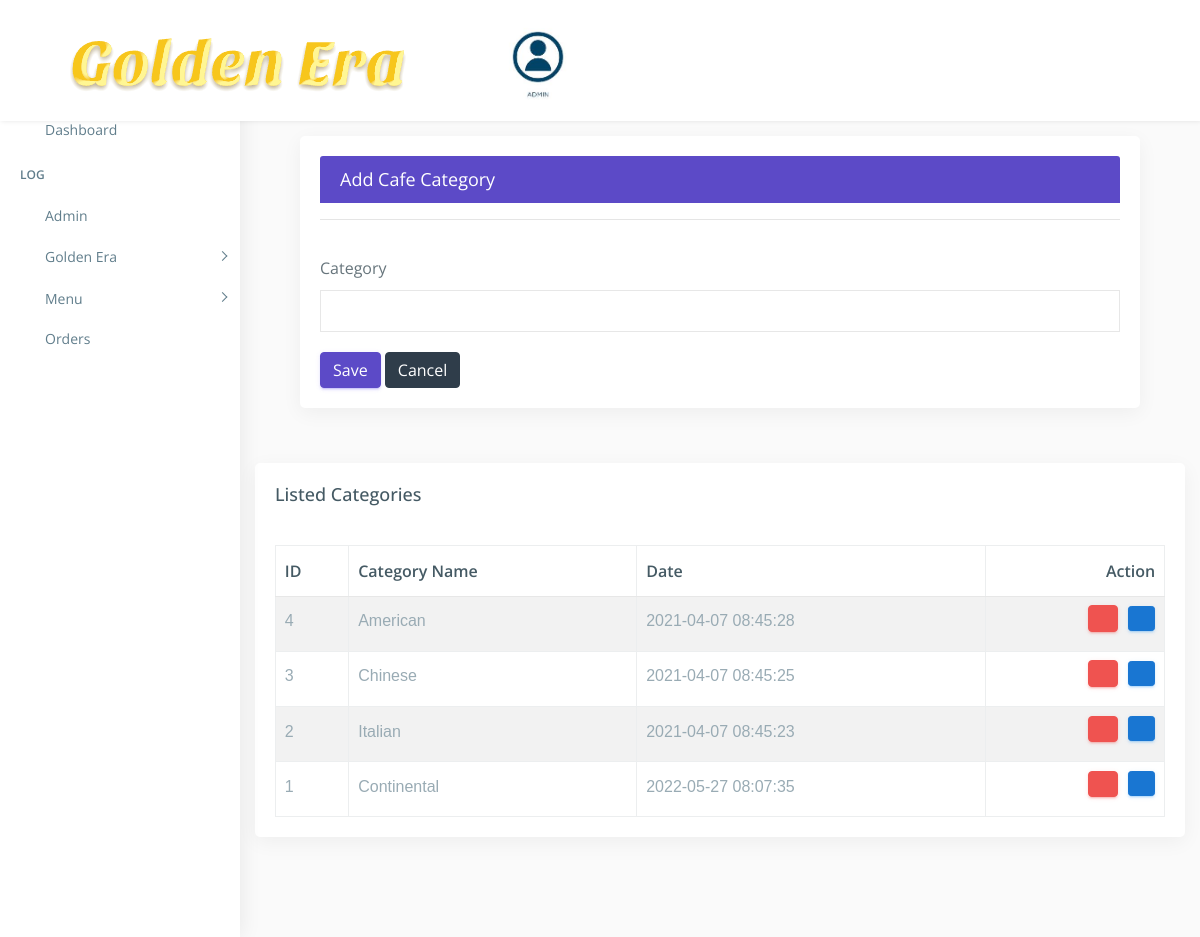
Page /admin/add_category.php on the committed database.
### tables this page shows
CREATE TABLE `res_category` (
  `c_id` int(222) NOT NULL,
  `c_name` varchar(222) NOT NULL,
  `date` timestamp NOT NULL DEFAULT CURRENT_TIMESTAMP ON UPDATE CURRENT_TIMESTAMP
);

### admin/add_category.php (the view, shortened to what this page needs)
<!DOCTYPE html>
<html lang="en">
<?php
include("../connection/connect.php");
?>
<head>
    <link href="css/lib/bootstrap/bootstrap.min.css" rel="stylesheet">
    <link href="css/helper.css" rel="stylesheet">
    <link href="css/style.css" rel="stylesheet">
</head>
<body class="fix-header">
    <div id="main-wrapper">
        <div class="header">
            <nav class="navbar top-navbar navbar-expand-md navbar-light">
                <div class="navbar-header">
                    <a class="navbar-brand" href="dashboard.php">
                        <span><img src="images/gelogo2.png" alt="homepage" class="dark-logo" /></span>
                    </a>
                </div>
                <div class="navbar-collapse">
                    <ul class="navbar-nav my-lg-0">
                        <li class="nav-item dropdown">
                            <a class="nav-link dropdown-toggle text-muted" href="#" data-toggle="dropdown" aria-haspopup="true" aria-expanded="false">
                                <img src="images/admin.jpeg" alt="admin" class="profile-pic" style="height:100px; width:auto; border-radius:50%;" />
                            </a>
                        </li>
                    </ul>
                </div>
            </nav>
        </div>
    </div>
        <div class="left-sidebar">
            <div class="scroll-sidebar">
                <nav class="sidebar-nav">
                   <ul id="sidebarnav">
                        <li class="nav-label">Home</li>
                        <li> <a href=".php"><i class="fa fa-tachometer"></i><span>Dashboard</span></a></li>
                        <li class="nav-label">Log</li>
                        <li> <a href="all_admin.php">  <span><i class="fa fa-user f-s-20 "></i></span><span>Admin</span></a></li>
                        <li> <a class="has-arrow  " href="#" aria-expanded="false"><i class="fa fa-archive f-s-20 color-warning"></i><span class="hide-menu">Golden Era</span></a>
                        </li>
                     <li> <a class="has-arrow  " href="#" aria-expanded="false"><i class="fa fa-cutlery" aria-hidden="true"></i><span class="hide-menu">Menu</span></a>
                        </li>
						 <li> <a href="all_orders.php"><i class="fa fa-shopping-cart" aria-hidden="true"></i><span>Orders</span></a></li>
                    </ul>
                </nav>
            </div>
        </div>
        <div class="page-wrapper">
            <div class="container-fluid">
					  <div class="row">
					 <div class="container-fluid">
                            <div class="col-lg-12">
                        <div class="card card-outline-primary">
                            <div class="card-header">
                                <h4 class="m-b-0 text-white">Add Cafe Category</h4>
                            </div>
                                <form action='' method='post' >
                                    <div class="form-body">
                                        <hr>
                                        <div class="row p-t-20">
                                            <div class="col-md-12">
                                                <div class="form-group">
                                                    <label class="control-label">Category</label>
                                                    <input type="text" name="c_name" class="form-control" >
                                                   </div>
                                            </div>
                                    </div>
                                    <div class="form-actions">
                                        <input type="submit" name="submit" class="btn btn-primary" value="Save">
                                        <a href="add_category.php" class="btn btn-inverse">Cancel</a>
                                    </div>
                                </form>
                            </div>
                        </div>
                    </div>
                </div>
					   <div class="col-12">
                        <div class="card">
                            <div class="card-body">
                                <h4 class="card-title">Listed Categories</h4>
                                <div class="table-responsive m-t-40">
                                    <table id="myTable" class="table table-bordered table-hover table-striped">
                                        <thead class="thead-dark">
                                            <tr>
                                                <th>ID</th>
                                                <th>Category Name</th>
                                                <th>Date</th>
												  <th>Action</th>
                                            </tr>
                                        </thead>
                                        <tbody>
											<?php
												$sql="SELECT * FROM res_category order by c_id desc";
												$query=mysqli_query($db,$sql);
													if(!mysqli_num_rows($query) > 0 )
														{
															echo '<td colspan="7"><center>No Categories-Data!</center></td>';
														}
													else
														{
																	while($rows=mysqli_fetch_array($query))
																		{
																					echo ' <tr><td>'.$rows['c_id'].'</td>
																								<td>'.$rows['c_name'].'</td>
																								<td>'.$rows['date'].'</td>
																									 <td><a href="delete_category.php?cat_del='.$rows['c_id'].'" class="btn btn-danger btn-flat btn-addon btn-xs m-b-10"><i class="fa fa-trash-o" style="font-size:16px"></i></a>
																									 <a href="update_category.php?cat_upd='.$rows['c_id'].'" " class="btn btn-info btn-flat btn-addon btn-sm m-b-10 m-l-5"><i class="fa fa-edit"></i></a>
																									</td></tr>';
																		}
														}
											?>
                                        </tbody>
                                    </table>
                                </div>
                            </div>
                        </div>
						 </div>
                </div>
            </div>
</body>
</html>

### admin/css/helper.css (style rules this page uses)
.f-s-20 { font-size: 20px!important; }
.m-t-40 { margin-top: 40px!important; }
.m-b-0 { margin-bottom: 0px!important; }
.m-b-10 { margin-bottom: 10px!important; }
.m-l-5 { margin-left: 5px!important; }
.p-t-20 { padding-top: 20px!important; }

### rows in the picture
res_category: c_id "4", c_name "American", date "2021-04-07 08:45:28"
res_category: c_id "3", c_name "Chinese", date "2021-04-07 08:45:25"
res_category: c_id "2", c_name "Italian", date "2021-04-07 08:45:23"
res_category: c_id "1", c_name "Continental", date "2022-05-27 08:07:35"
